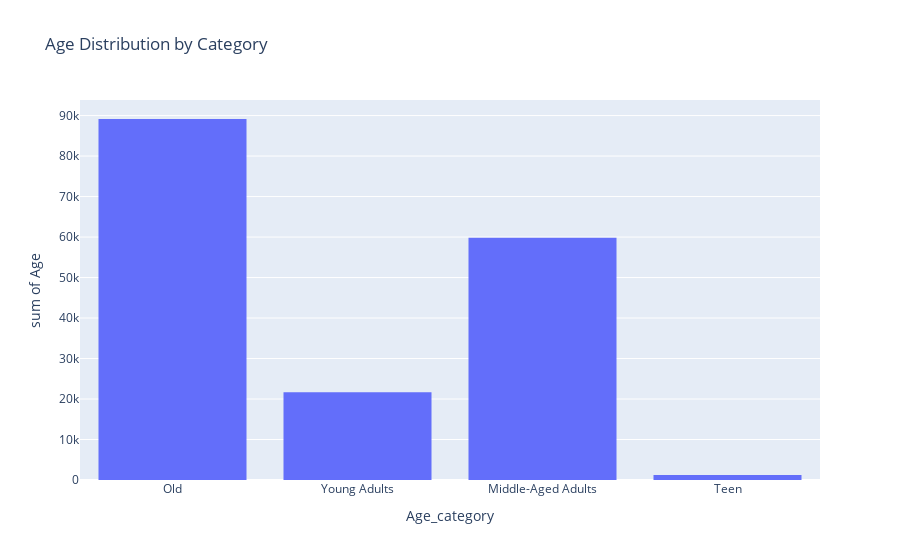

Write notebook code for a chart like this one.
### Code cell
# Plotting the distribution of age categories with respect to the customers' age
fig = px.histogram(shop, y='Age', x='Age_category', title='Age Distribution by Category')
fig.show()

### Figure 1 — Plotly figure (JSON) as saved in the notebook; plotly's stock layout.template omitted (floating-point values rounded to 4 significant figures; data arrays with more than 128 entries replaced by an {"elided": "..."} marker saying what was removed)
{"data": [{"alignmentgroup": "True", "bingroup": "x", "histfunc": "sum", "hovertemplate": "Age_category=%{x}<br>sum of Age=%{y}<extra></extra>", "legendgroup": "", "marker": {"color": "#636efa", "pattern": {"shape": ""}}, "name": "", "offsetgroup": "", "orientation": "v", "showlegend": false, "type": "histogram", "x": {"elided": "3900 str values"}, "xaxis": "x", "y": {"elided": "3900 int values"}, "yaxis": "y"}], "layout": {"barmode": "relative", "legend": {"tracegroupgap": 0}, "title": {"text": "Age Distribution by Category"}, "xaxis": {"anchor": "y", "domain": [0, 1], "title": {"text": "Age_category"}}, "yaxis": {"anchor": "x", "domain": [0, 1], "title": {"text": "sum of Age"}}}}
